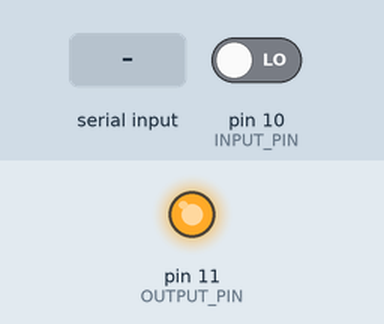
Recording of a sketch running on a simulated Arduino Uno, built with avr-gcc and run on an emulated ATmega328P. Shown: output pins drawn as LEDs (lit = HIGH). The inputs (shaded band) are chosen by the test bench; at power-on: pin 10 (INPUT_PIN) LOW. What the sketch prints to the serial monitor is not drawn.

Above: at 1.2 s.
1.3 s: "1\n" received over Serial
Timing chart, 0 to 4.3 s (numbered marks = the images above; inputs shaded):
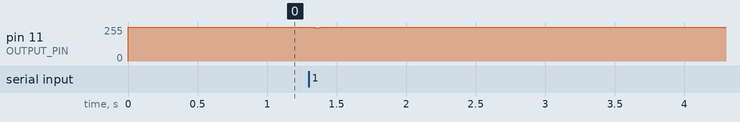

Measured:
- after the input at 1.3 s, pin 11 (OUTPUT_PIN): 255/255 → 249/255 at once, → 255/255 0.04 s later

The sketch:

arduino_UART.ino
```cpp
#include <SoftwareSerial.h>
#include "CustomUart.h"

CustomUart mySerial(9600); // RX, TX

void setup()
{
  Serial.begin(9600); // Initialize serial communication at 9600 baud rate
  Serial.println("Debugging started");
}

void loop()
{
  uint8_t tosend;
  char debugBuf[100];
  char uartBuf[100];
  int status;

  Serial.println("What byte to send:");
  while (!Serial.available())
  {
  }
  size_t length = Serial.readBytesUntil('\n', uartBuf, 100);

  Serial.print("Sending: ");
  Serial.write(uartBuf, length);
  Serial.println();
  for (int i = 0; i < length; i++)
  {
    mySerial.sendByte(uartBuf[i]);
  }
  mySerial.sendByte('\n');

  for (int i = 0; i < length; i++)
  {

    uartBuf[i] = mySerial.receiveByte(status);
  }
  Serial.print("Recieved: ");
  Serial.write(uartBuf, length);
  Serial.println();

  delay(1000); // Send the message every second
}
```

CustomUart.cpp
```cpp
/*
 * CustomUart.cpp
 *
 *  Created on: Feb 7, 2024
 *      Author: bespinosa
 */

#include "./CustomUart.h"

#define INPUT_PIN 10
#define OUTPUT_PIN 11

CustomUart::CustomUart(uint32_t baudRate)
{
    pinMode(OUTPUT_PIN, OUTPUT);

    outputBit(1);
    pinMode(INPUT_PIN, INPUT);
    this->baudRate = baudRate;
    waitTime = 1000000 / baudRate;
}

void CustomUart::sendByte(uint8_t byte)
{
    // first bit always low
    outputBit(0);
    for (int i = 0; i < 8; i++)
    {
        outputBit((byte >> i) & 1);
    }

    // stop bit;
    outputBit(1);
}

uint8_t CustomUart::receiveByte(int &status)
{
    bool bitRecv;
    uint8_t recvdByte = 0;
    status = 0;

    while (inputBit())
    {
    }
    // get the data
    for (int i = 0; i < 8; i++)
    {
        bitRecv = inputBit();
        recvdByte = (recvdByte) | (bitRecv << i);
    }

    // make sure stop bit
    bitRecv = inputBit();
    if (!bitRecv)
    {
        // this isnt an end bit!
        status = -1;

        return 0;
    }
    return recvdByte;
}

void CustomUart::outputBit(bool bit)
{
    digitalWrite(OUTPUT_PIN, bit);
    bitDelay();
}

bool CustomUart::inputBit()
{
    bool ret = digitalRead(INPUT_PIN);
    bitDelay();
    return ret;
}

void CustomUart::bitDelay()
{
    delayMicroseconds(waitTime);
    return;
}
```

CustomUart.h
```cpp
/*
 * CustomUart.h
 *
 *  Created on: Feb 7, 2024
 *      Author: bespinosa
 */

#ifndef SRC_CUSTOMUART_H_
#define SRC_CUSTOMUART_H_

#include "Arduino.h"

class CustomUart
{

public:
    CustomUart(uint32_t baudRate);

    void sendByte(uint8_t byte);

    uint8_t receiveByte(int &status);

    void setSimulatedInputBuffer(uint8_t byte);

private:
    uint32_t baudRate;
    size_t waitTime;

    void outputBit(bool bit);
    void bitDelay();
    bool inputBit();
};

#endif /* SRC_CUSTOMUART_H_ */
```
